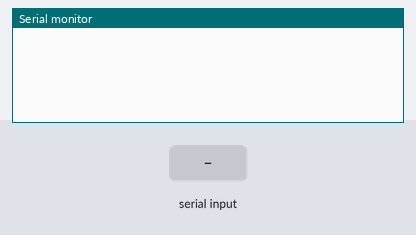
Simulated run of this sketch. Board: Arduino Uno, built with avr-gcc and run on an emulated ATmega328P. Shown: the last lines printed to the serial monitor. Inputs (shaded band) come from the test bench.

Above: at 1.2 s.
1.3 s: "90,45\n" received over Serial
At 2.1 s:
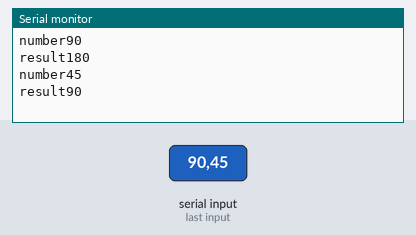
2.8 s: "30,150\n" received over Serial
At 4.9 s:
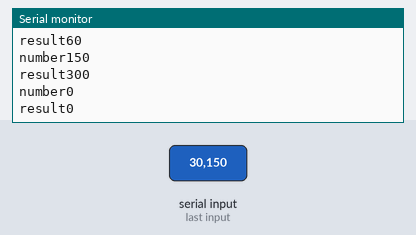
Timing chart, 0 to 6.4 s (numbered marks = the images above; inputs shaded):
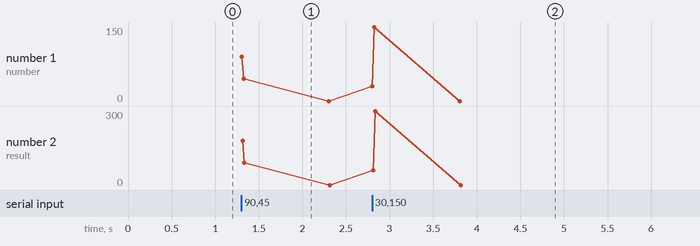

The sketch:

sketch_Show_number_multipliedBy2_SerialMonitor.ino
```cpp
int num;
void setup() {
  Serial.begin(9600);
}

void loop() {

    if(Serial.available()>0){
      num = Serial.parseInt();
      int result = num*2;
      Serial.print("number");
      Serial.println(num);
      Serial.print("result");
      Serial.println(result);

    }

}
```

Measured:
- after the input at 1.3 s, the serial monitor: prints a new line at once (image 1)
- after the input at 2.8 s, the serial monitor: prints a new line at once (image 2)
